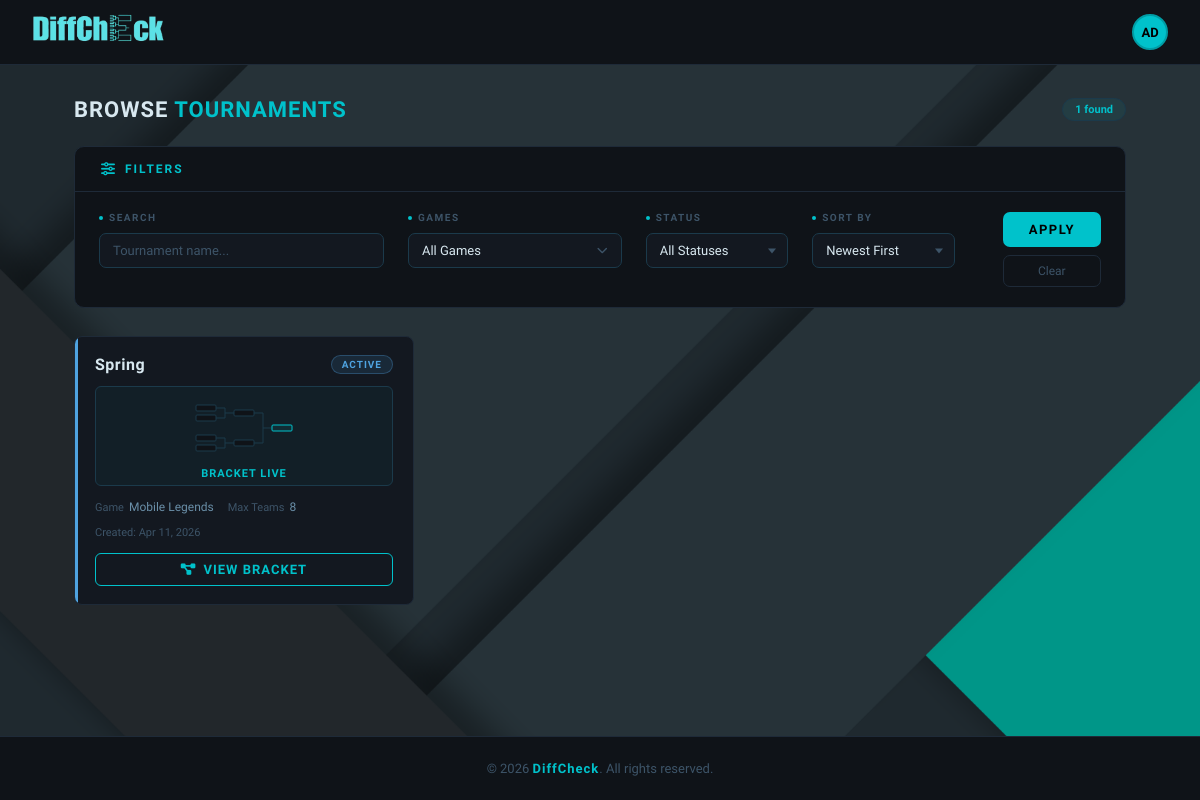
/tournaments.php (signed in), run on the app's committed database.
### tables this page shows
CREATE TABLE `tournaments` (
  `id` int(11) NOT NULL,
  `organizer_id` int(11) NOT NULL,
  `name` varchar(100) NOT NULL,
  `game` enum('Mobile Legends','Wild Rift','Honor of Kings','Valorant') NOT NULL,
  `max_teams` int(11) NOT NULL CHECK (`max_teams` <= 16),
  `created_at` timestamp NOT NULL DEFAULT current_timestamp(),
  `is_deleted` tinyint(1) DEFAULT 0,
  `status` enum('pending','active','completed') DEFAULT 'pending',
  `description` varchar(300) DEFAULT ''
);

### tournaments.php (the view, shortened to what this page needs)
<?php
include('db.php');
$where_clauses = ["is_deleted=0"];
$order_by = "DESC";
$sql = "SELECT * FROM tournaments WHERE " . implode(' AND ', $where_clauses) . " ORDER BY created_at $order_by";
$result = mysqli_query($conn, $sql);
?>
<!DOCTYPE html>
<html lang="en">
<head>
    <link rel="stylesheet" href="https://cdnjs.cloudflare.com/ajax/libs/font-awesome/6.5.0/css/all.min.css">
</head>
<body>
<header class="topbar">
<div class="topbar-left">
    <a href="
        <?php
        $r = strtolower($_SESSION['role'] ?? '');
        if ($r === 'admin') echo 'admin_dashboard.php';
        elseif ($r === 'manager') echo 'manager_dashboard.php';
        elseif ($r === 'organizer') echo 'organizer_dashboard.php';
        else echo 'index.php';
        ?>
    ">
        <img src="pic/DiffcheckLogoNoBG.png" alt="DiffCheck Logo" class="logo-image">
    </a>
</div>
    <div class="topbar-right">
        <?php if (isset($_SESSION['first_name'])): ?>
        <div class="user-menu" id="userMenu">
            <div class="user-avatar" id="avatarBtn">
                <?php echo strtoupper(substr($_SESSION['first_name'], 0, 2)); ?>
            </div>
        </div>
        <?php endif; ?>
    </div>
</header>
<div class="page">
    <div class="page-heading">
        <h1>Browse <span>Tournaments</span></h1>
        <div class="count-badge"><?php echo mysqli_num_rows($result); ?> found</div>
    </div>
    <div class="filter-panel">
        <div class="filter-header">
            <span class="filter-header-icon"><i class="fa-solid fa-sliders"></i></span>
            <span class="filter-header-text">Filters</span>
        </div>
        <form method="GET">
            <div class="filter-body">
                <div class="filter-group">
                    <label class="filter-label">Search</label>
                    <input class="filter-input" type="text" name="search" placeholder="Tournament name..."
                        value="<?php echo isset($_GET['search']) ? htmlspecialchars($_GET['search']) : ''; ?>">
                </div>
                <div class="filter-group">
                    <label class="filter-label">Games</label>
                    <div class="games-dropdown" id="gamesDropdown">
                        <div class="games-trigger" id="gamesTrigger">
                            <span id="gamesLabel">All Games</span>
                            <span class="games-arrow"><i class="fa-solid fa-chevron-down"></i></span>
                        </div>
                    </div>
                </div>
                <div class="filter-group">
                    <label class="filter-label">Status</label>
                    <div class="select-wrapper">
                        <select name="status" class="filter-select">
                            <option value="all">All Statuses</option>
                        </select>
                    </div>
                </div>
                <div class="filter-group">
                    <label class="filter-label">Sort By</label>
                    <div class="select-wrapper">
                        <select name="sort" class="filter-select">
                            <option value="newest" <?php if(isset($_GET['sort']) && $_GET['sort']=='newest') echo 'selected'; ?>>Newest First</option>
                        </select>
                    </div>
                </div>
                <div class="filter-actions">
                    <button type="submit" class="btn-apply">Apply</button>
                    <a href="tournaments.php" class="btn-clear">Clear</a>
                </div>
            </div>
        </form>
    </div>
    <div class="tournament-grid">
        <?php if (mysqli_num_rows($result) > 0): ?>
            <?php while ($t = mysqli_fetch_assoc($result)): ?>
                <div class="t-card status-<?php echo $t['status']; ?>">
                    <div class="t-card-top">
                        <div class="t-name"><?php echo htmlspecialchars($t['name']); ?></div>
                        <span class="status-chip chip-<?php echo $t['status']; ?>">
                            <?php echo strtoupper($t['status']); ?>
                        </span>
                    </div>
                    <?php if ($t['status'] === 'pending'): ?>
                        <div class="bracket-preview">
                            <svg viewBox="0 0 24 24" fill="none" stroke="currentColor" stroke-width="2" stroke-linecap="round" stroke-linejoin="round"><rect x="3" y="3" width="18" height="18" rx="2" ry="2" stroke-dasharray="4 4"></rect></svg>
                            <span class="bp-text">Awaiting Bracket</span>
                        </div>
                    <?php else: ?>
                        <div class="bracket-preview generated" style="padding-top: 10px; height: 100px;">
                            <span class="bp-text">BRACKET LIVE</span>
                        </div>
                    <?php endif; ?>
                    <div class="t-meta">
                        <div class="t-meta-item"><span class="lbl">Game</span><?php echo htmlspecialchars($t['game']); ?></div>
                        <div class="t-meta-item"><span class="lbl">Max Teams</span><?php echo $t['max_teams']; ?></div>
                    </div>
                    <div class="t-date">Created: <?php echo date("M j, Y", strtotime($t['created_at'])); ?></div>
                    <form action="view_tournament.php" method="GET">
                        <?php if ($t['status'] === 'pending'): ?>
                            <button type="submit" class="btn-view register"><i class="fa-solid fa-plus"></i> View &amp; Register</button>
                        <?php else: ?>
                            <button type="submit" class="btn-view"><i class="fa-solid fa-diagram-project"></i> View Bracket</button>
                        <?php endif; ?>
                    </form>
                </div>
            <?php endwhile; ?>
        <?php endif; ?>
    </div>
</div>
<footer style="text-align: center; padding: 24px; border-top: 1px solid #1e2a38; color: #3d5468; font-size: 13px; font-weight: 500; background: #0f1318; margin-top: auto; flex-shrink: 0;">
    &copy; 2026 <span style="color: #00c2cb; font-weight: 700; font-family: 'Rajdhani', sans-serif; letter-spacing: 1px;">DiffCheck</span>. All rights reserved.
</footer>
</body>
</html>

### data on the page
tournaments: name "Spring", status "ACTIVE", shows "BRACKET LIVE", game "Mobile Legends", max_teams "8", created_at "Apr 11, 2026", shows "VIEW BRACKET"

### other printed values
substr($_SESSION['first_name'], 0, 2) "AD"
mysqli_num_rows($result) "1"
